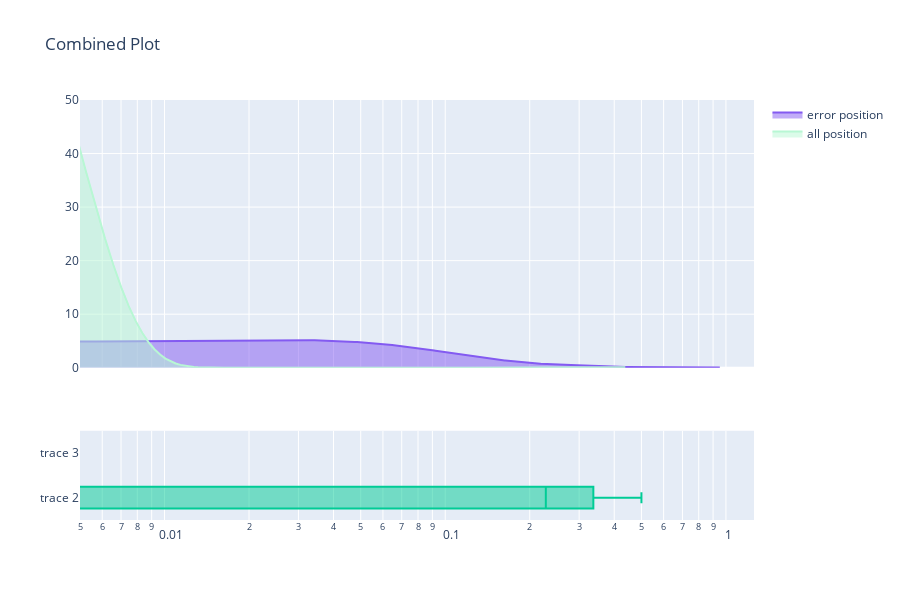

The code cell stored with this chart in its notebook:
### Markdown cell above
from plotly.offline import iplot, plot

hist_data = [(df_err['AF'] * 100).tolist(), (df_all['AF_Ratio'] * 100).tolist()]
group_labels = ['error position', 'all position'] # name of the dataset
colors = ['#7FA6EE', '#B8F7D4']

fig = ff.create_distplot(hist_data, group_labels, curve_type='normal', colors=colors, bin_size=.25) #

# 设置图形布局
fig.update_layout(
    title="Allele Frequency",
    yaxis=dict(
        title='Probability density',
        showline=True, showgrid=False,
        linewidth=2, linecolor='gray', ticks='outside',
        tickfont=dict(
            family='Arial',
            size=12,
            color='black',
        )
    ),
    
    xaxis=dict(
        title='Allele Frequency / %',
        # type='log',  # 对数刻度
        showline=True, showgrid=False,
        range=[0, 1],  # 对数刻度中间值，根据需求调整
        linewidth=2, linecolor='gray', ticks='outside',
        tickfont=dict(
            family='Arial',
            size=12,
            color='black',
        )
        
    ),
    legend=dict(
        traceorder="normal",
        font=dict(size=12),
    ),

    plot_bgcolor='white',
    yaxis_gridcolor='lightgray', yaxis_gridwidth=0.5,
    xaxis_gridcolor='lightgray', xaxis_gridwidth=0.5,
    
)
# fig.update_xaxes(rangeslider_visible=True)
# fig.show()
plot(fig, filename='Plot_for_AF_0-10_all.html')

### Code cell
import plotly.graph_objects as go
from plotly.subplots import make_subplots
import numpy as np
from scipy.stats import gaussian_kde

hist_data = [(df_err[df_err['AF'] * 100 < 1]['AF'] * 100).tolist()[0:1000], 
             (df_all[df_all['AF_Ratio'] * 100 < 1]['AF_Ratio'] * 100).tolist()[0:1000]]
group_labels = ['error position', 'all position'] # name of the dataset
colors = ['#835AF1', '#B8F7D4']

fig = make_subplots(rows=2, cols=1, row_heights=[0.75, 0.25], shared_xaxes=True)

# 添加Density Plot子图
for data, label, color in zip(hist_data, group_labels, colors):
    kde = gaussian_kde(data)
    x_vals = np.linspace(min(data), max(data), 1000)
    y_vals = kde(x_vals)
    fig.add_trace(go.Scatter(x=x_vals, y=y_vals, mode='lines', fill='tozeroy', name=label, line_color=color), 
                  row=1, col=1)

# 添加Box Plot子图
fig.add_trace(go.Box(x=df_err['AF'].tolist()[0:1000], orientation='h', showlegend=False), row=2, col=1)
fig.add_trace(go.Box(x=df_all['AF_Ratio'].tolist()[0:1000], orientation='h', showlegend=False), row=2, col=1)

fig.update_layout(height=600, title_text='Combined Plot')

fig.update_yaxes(range=[0, 50], row=1, col=1)
fig.update_xaxes(type='log', range=[np.log10(0.005), 0.1], row=1, col=1)
fig.update_xaxes(type='log', range=[np.log10(0.005), 0.1], row=2, col=1)

fig.show()

### Figure 1 — Plotly figure (JSON) as saved in the notebook; plotly's stock layout.template omitted (floating-point values rounded to 4 significant figures; data arrays with more than 128 entries replaced by an {"elided": "..."} marker saying what was removed)
{"data": [{"fill": "tozeroy", "line": {"color": "#835AF1"}, "mode": "lines", "name": "error position", "type": "scatter", "x": {"elided": "1000 float values"}, "xaxis": "x", "y": {"elided": "1000 float values"}, "yaxis": "y"}, {"fill": "tozeroy", "line": {"color": "#B8F7D4"}, "mode": "lines", "name": "all position", "type": "scatter", "x": {"elided": "1000 float values"}, "xaxis": "x", "y": {"elided": "1000 float values"}, "yaxis": "y"}, {"orientation": "h", "showlegend": false, "type": "box", "x": {"elided": "1000 float values"}, "xaxis": "x2", "yaxis": "y2"}, {"orientation": "h", "showlegend": false, "type": "box", "x": {"elided": "1000 float values"}, "xaxis": "x2", "yaxis": "y2"}], "layout": {"height": 600, "title": {"text": "Combined Plot"}, "xaxis": {"anchor": "y", "domain": [0, 1], "matches": "x2", "range": [-2.301, 0.1], "showticklabels": false, "type": "log"}, "xaxis2": {"anchor": "y2", "domain": [0, 1], "range": [-2.301, 0.1], "type": "log"}, "yaxis": {"anchor": "x", "domain": [0.3625, 1], "range": [0, 50]}, "yaxis2": {"anchor": "x2", "domain": [0, 0.2125]}}}
